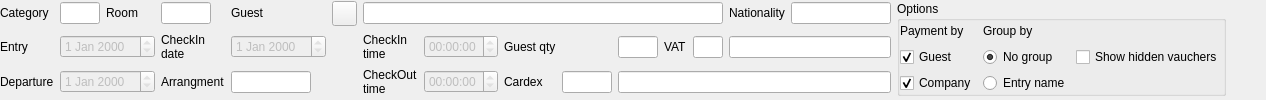
    <widget class="QWidget" name="widget_3" native="true">
     <property name="focusPolicy">
      <enum>Qt::ClickFocus</enum>
     </property>
     <layout class="QGridLayout" name="gridLayout" columnstretch="0,0,0,0,0,0,0,0,0,0,0,0,0,0,0,0,0">
      <property name="leftMargin">
       <number>0</number>
      </property>
      <property name="topMargin">
       <number>0</number>
      </property>
      <property name="rightMargin">
       <number>0</number>
      </property>
      <property name="bottomMargin">
       <number>0</number>
      </property>
      <item row="1" column="12">
       <widget class="EQLineEdit" name="leVatCode">
        <property name="maximumSize">
         <size>
          <width>30</width>
          <height>16777215</height>
         </size>
        </property>
        <property name="focusPolicy">
         <enum>Qt::ClickFocus</enum>
        </property>
        <property name="readOnly">
         <bool>true</bool>
        </property>
       </widget>
      </item>
      <item row="1" column="8">
       <widget class="QLabel" name="label_17">
        <property name="focusPolicy">
         <enum>Qt::ClickFocus</enum>
        </property>
        <property name="text">
         <string>Guest qty</string>
        </property>
       </widget>
      </item>
      <item row="2" column="8">
       <widget class="QLabel" name="label_16">
        <property name="focusPolicy">
         <enum>Qt::ClickFocus</enum>
        </property>
        <property name="text">
         <string>Cardex</string>
        </property>
       </widget>
      </item>
      <item row="0" column="13">
       <widget class="QLabel" name="label_5">
        <property name="focusPolicy">
         <enum>Qt::ClickFocus</enum>
        </property>
        <property name="text">
         <string>Nationality</string>
        </property>
       </widget>
      </item>
      <item row="1" column="0">
       <widget class="QLabel" name="label_3">
        <property name="focusPolicy">
         <enum>Qt::ClickFocus</enum>
        </property>
        <property name="text">
         <string>Entry</string>
        </property>
       </widget>
      </item>
      <item row="1" column="11">
       <widget class="QLabel" name="label_18">
        <property name="focusPolicy">
         <enum>Qt::ClickFocus</enum>
        </property>
        <property name="text">
         <string>VAT</string>
        </property>
       </widget>
      </item>
      <item row="2" column="7">
       <widget class="EQTimeEdit" name="teCheckOutTime">
        <property name="enabled">
         <bool>false</bool>
        </property>
        <property name="focusPolicy">
         <enum>Qt::ClickFocus</enum>
        </property>
        <property name="readOnly">
         <bool>true</bool>
        </property>
       </widget>
      </item>
      <item row="1" column="7">
       <widget class="EQTimeEdit" name="teCheckInTime">
        <property name="enabled">
         <bool>false</bool>
        </property>
        <property name="focusPolicy">
         <enum>Qt::ClickFocus</enum>
        </property>
        <property name="readOnly">
         <bool>true</bool>
        </property>
       </widget>
      </item>
      <item row="0" column="5">
       <widget class="QPushButton" name="btnGuestInfo">
        <property name="minimumSize">
         <size>
          <width>25</width>
          <height>25</height>
         </size>
        </property>
        <property name="maximumSize">
         <size>
          <width>25</width>
          <height>25</height>
         </size>
        </property>
        <property name="focusPolicy">
         <enum>Qt::ClickFocus</enum>
        </property>
        <property name="text">
         <string/>
        </property>
        <property name="icon">
         <iconset resource="res.qrc">
          <normaloff>:/images/question.png</normaloff>:/images/question.png</iconset>
        </property>
       </widget>
      </item>
      <item row="0" column="6" colspan="7">
       <widget class="EQLineEdit" name="leGuest">
        <property name="minimumSize">
         <size>
          <width>250</width>
          <height>0</height>
         </size>
        </property>
        <property name="focusPolicy">
         <enum>Qt::ClickFocus</enum>
        </property>
        <property name="readOnly">
         <bool>true</bool>
        </property>
       </widget>
      </item>
      <item row="2" column="6">
       <widget class="QLabel" name="label_10">
        <property name="focusPolicy">
         <enum>Qt::ClickFocus</enum>
        </property>
        <property name="text">
         <string>CheckOut
time</string>
        </property>
       </widget>
      </item>
      <item row="0" column="15" rowspan="3">
       <widget class="QGroupBox" name="groupBox">
        <property name="minimumSize">
         <size>
          <width>0</width>
          <height>0</height>
         </size>
        </property>
        <property name="maximumSize">
         <size>
          <width>16777215</width>
          <height>5555</height>
         </size>
        </property>
        <property name="focusPolicy">
         <enum>Qt::ClickFocus</enum>
        </property>
        <property name="title">
         <string>Options</string>
        </property>
        <layout class="QGridLayout" name="gridLayout_2">
         <property name="leftMargin">
          <number>0</number>
         </property>
         <property name="topMargin">
          <number>0</number>
         </property>
         <property name="rightMargin">
          <number>0</number>
         </property>
         <property name="bottomMargin">
          <number>0</number>
         </property>
         <item row="2" column="0">
          <widget class="EQCheckBox" name="chPaymentByCompany">
           <property name="focusPolicy">
            <enum>Qt::ClickFocus</enum>
           </property>
           <property name="text">
            <string>Company</string>
           </property>
           <property name="checkable">
            <bool>true</bool>
           </property>
           <property name="checked">
            <bool>true</bool>
           </property>
          </widget>
         </item>
         <item row="1" column="1">
          <widget class="QRadioButton" name="rbNoGroup">
           <property name="focusPolicy">
            <enum>Qt::ClickFocus</enum>
           </property>
           <property name="text">
            <string>No group</string>
           </property>
           <property name="checked">
            <bool>true</bool>
           </property>
          </widget>
         </item>
         <item row="2" column="1">
          <widget class="QRadioButton" name="rbEntryName">
           <property name="focusPolicy">
            <enum>Qt::ClickFocus</enum>
           </property>
           <property name="text">
            <string>Entry name</string>
           </property>
          </widget>
         </item>
         <item row="0" column="0">
          <widget class="QLabel" name="label_12">
           <property name="focusPolicy">
            <enum>Qt::ClickFocus</enum>
           </property>
           <property name="text">
            <string>Payment by</string>
           </property>
          </widget>
         </item>
         <item row="1" column="0">
          <widget class="EQCheckBox" name="chPaymentByGuest">
           <property name="focusPolicy">
            <enum>Qt::ClickFocus</enum>
           </property>
           <property name="text">
            <string>Guest</string>
           </property>
           <property name="checkable">
            <bool>true</bool>
           </property>
           <property name="checked">
            <bool>true</bool>
           </property>
          </widget>
         </item>
         <item row="0" column="1">
          <widget class="QLabel" name="label_13">
           <property name="focusPolicy">
            <enum>Qt::ClickFocus</enum>
           </property>
           <property name="text">
            <string>Group by</string>
           </property>
          </widget>
         </item>
         <item row="1" column="2">
          <widget class="QCheckBox" name="chViewAllVauchers">
           <property name="focusPolicy">
            <enum>Qt::ClickFocus</enum>
           </property>
           <property name="text">
            <string>Show hidden vauchers</string>
           </property>
          </widget>
         </item>
        </layout>
       </widget>
      </item>
      <item row="0" column="1">
       <widget class="EQLineEdit" name="leCategory">
        <property name="maximumSize">
         <size>
          <width>40</width>
          <height>16777215</height>
         </size>
        </property>
        <property name="focusPolicy">
         <enum>Qt::ClickFocus</enum>
        </property>
        <property name="readOnly">
         <bool>true</bool>
        </property>
       </widget>
      </item>
      <item row="1" column="3">
       <widget class="QLabel" name="label_8">
        <property name="focusPolicy">
         <enum>Qt::ClickFocus</enum>
        </property>
        <property name="text">
         <string>CheckIn
date</string>
        </property>
       </widget>
      </item>
      <item row="1" column="1" colspan="2">
       <widget class="EQDateEdit" name="deEntry">
        <property name="enabled">
         <bool>false</bool>
        </property>
        <property name="focusPolicy">
         <enum>Qt::ClickFocus</enum>
        </property>
        <property name="readOnly">
         <bool>true</bool>
        </property>
       </widget>
      </item>
      <item row="2" column="0">
       <widget class="QLabel" name="label_7">
        <property name="focusPolicy">
         <enum>Qt::ClickFocus</enum>
        </property>
        <property name="text">
         <string>Departure</string>
        </property>
       </widget>
      </item>
      <item row="1" column="13" colspan="2">
       <widget class="EQLineEdit" name="leVATMode">
        <property name="focusPolicy">
         <enum>Qt::ClickFocus</enum>
        </property>
        <property name="readOnly">
         <bool>true</bool>
        </property>
       </widget>
      </item>
      <item row="0" column="4">
       <widget class="QLabel" name="label_4">
        <property name="focusPolicy">
         <enum>Qt::ClickFocus</enum>
        </property>
        <property name="text">
         <string>Guest</string>
        </property>
       </widget>
      </item>
      <item row="0" column="16">
       <spacer name="horizontalSpacer_2">
        <property name="focusPolicy">
         <enum>Qt::ClickFocus</enum>
        </property>
        <property name="orientation">
         <enum>Qt::Horizontal</enum>
        </property>
        <property name="sizeHint" stdset="0">
         <size>
          <width>40</width>
          <height>20</height>
         </size>
        </property>
       </spacer>
      </item>
      <item row="2" column="1" colspan="2">
       <widget class="EQDateEdit" name="deDeparture">
        <property name="enabled">
         <bool>false</bool>
        </property>
        <property name="focusPolicy">
         <enum>Qt::ClickFocus</enum>
        </property>
        <property name="readOnly">
         <bool>true</bool>
        </property>
       </widget>
      </item>
      <item row="0" column="14">
       <widget class="EQLineEdit" name="leNationality">
        <property name="maximumSize">
         <size>
          <width>100</width>
          <height>16777215</height>
         </size>
        </property>
        <property name="focusPolicy">
         <enum>Qt::ClickFocus</enum>
        </property>
        <property name="readOnly">
         <bool>true</bool>
        </property>
       </widget>
      </item>
      <item row="2" column="4">
       <widget class="EQLineEdit" name="leArrangment">
        <property name="maximumSize">
         <size>
          <width>80</width>
          <height>16777215</height>
         </size>
        </property>
        <property name="focusPolicy">
         <enum>Qt::ClickFocus</enum>
        </property>
        <property name="readOnly">
         <bool>true</bool>
        </property>
       </widget>
      </item>
      <item row="0" column="3">
       <widget class="EQLineEdit" name="leRoom">
        <property name="maximumSize">
         <size>
          <width>50</width>
          <height>16777215</height>
         </size>
        </property>
        <property name="focusPolicy">
         <enum>Qt::ClickFocus</enum>
        </property>
        <property name="readOnly">
         <bool>true</bool>
        </property>
       </widget>
      </item>
      <item row="1" column="10">
       <widget class="EQLineEdit" name="leGuestCount">
        <property name="maximumSize">
         <size>
          <width>40</width>
          <height>16777215</height>
         </size>
        </property>
        <property name="focusPolicy">
         <enum>Qt::ClickFocus</enum>
        </property>
        <property name="readOnly">
         <bool>true</bool>
        </property>
       </widget>
      </item>
      <item row="1" column="4">
       <widget class="EQDateEdit" name="deCheckIn">
        <property name="enabled">
         <bool>false</bool>
        </property>
        <property name="focusPolicy">
         <enum>Qt::ClickFocus</enum>
        </property>
        <property name="readOnly">
         <bool>true</bool>
        </property>
       </widget>
      </item>
      <item row="2" column="3">
       <widget class="QLabel" name="label_11">
        <property name="focusPolicy">
         <enum>Qt::ClickFocus</enum>
        </property>
        <property name="text">
         <string>Arrangment</string>
        </property>
       </widget>
      </item>
      <item row="0" column="2">
       <widget class="QLabel" name="label_2">
        <property name="focusPolicy">
         <enum>Qt::ClickFocus</enum>
        </property>
        <property name="text">
         <string>Room</string>
        </property>
       </widget>
      </item>
      <item row="0" column="0">
       <widget class="QLabel" name="label_6">
        <property name="focusPolicy">
         <enum>Qt::ClickFocus</enum>
        </property>
        <property name="text">
         <string>Category</string>
        </property>
       </widget>
      </item>
      <item row="1" column="6">
       <widget class="QLabel" name="label_9">
        <property name="focusPolicy">
         <enum>Qt::ClickFocus</enum>
        </property>
        <property name="text">
         <string>CheckIn
time</string>
        </property>
       </widget>
      </item>
      <item row="2" column="10" colspan="5">
       <widget class="EQLineEdit" name="leCardex">
        <property name="focusPolicy">
         <enum>Qt::ClickFocus</enum>
        </property>
        <property name="readOnly">
         <bool>true</bool>
        </property>
       </widget>
      </item>
      <item row="2" column="9">
       <widget class="EQLineEdit" name="leCardexCode">
        <property name="maximumSize">
         <size>
          <width>50</width>
          <height>16777215</height>
         </size>
        </property>
        <property name="focusPolicy">
         <enum>Qt::ClickFocus</enum>
        </property>
        <property name="readOnly">
         <bool>true</bool>
        </property>
       </widget>
      </item>
     </layout>
    </widget>
